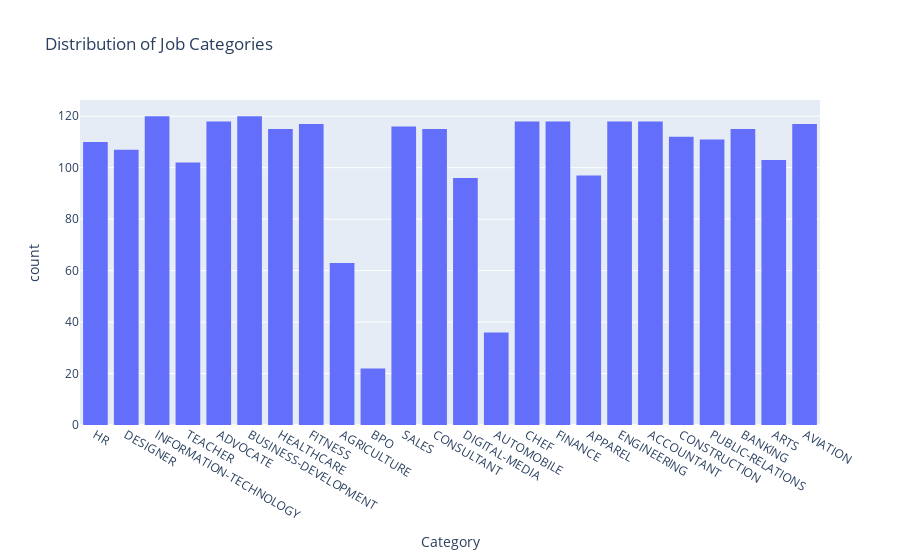

The code cell stored with this chart in its notebook:
### Markdown cell above
# **Visualization**

### Code cell
def visualize_job_categories(df):
    """
    Visualize the distribution of job categories using a histogram.
    """
    fig = px.histogram(df, x="Category", title="Distribution of Job Categories")
    fig.show()

visualize_job_categories(df)

### Figure 1 — Plotly figure (JSON) as saved in the notebook; plotly's stock layout.template omitted (floating-point values rounded to 4 significant figures; data arrays with more than 128 entries replaced by an {"elided": "..."} marker saying what was removed)
{"data": [{"alignmentgroup": "True", "bingroup": "x", "hovertemplate": "Category=%{x}<br>count=%{y}<extra></extra>", "legendgroup": "", "marker": {"color": "#636efa", "pattern": {"shape": ""}}, "name": "", "offsetgroup": "", "orientation": "v", "showlegend": false, "x": {"elided": "2484 str values"}, "xaxis": "x", "yaxis": "y", "type": "histogram"}], "layout": {"xaxis": {"anchor": "y", "domain": [0, 1], "title": {"text": "Category"}}, "yaxis": {"anchor": "x", "domain": [0, 1], "title": {"text": "count"}}, "legend": {"tracegroupgap": 0}, "title": {"text": "Distribution of Job Categories"}, "barmode": "relative"}}
